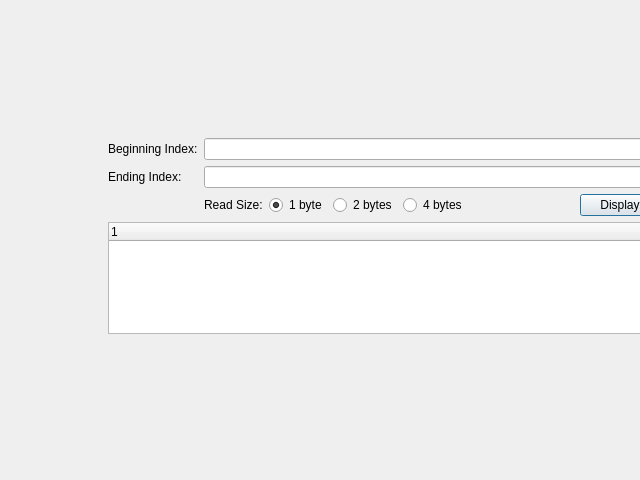
<?xml version="1.0" encoding="UTF-8"?>
<ui version="4.0">
 <class>tools_meminspector</class>
 <widget class="QDialog" name="tools_meminspector">
  <property name="geometry">
   <rect>
    <x>0</x>
    <y>0</y>
    <width>640</width>
    <height>480</height>
   </rect>
  </property>
  <property name="windowTitle">
   <string>Memory Inspector</string>
  </property>
  <widget class="QWidget" name="verticalLayoutWidget">
   <property name="geometry">
    <rect>
     <x>100</x>
     <y>130</y>
     <width>568</width>
     <height>212</height>
    </rect>
   </property>
   <layout class="QVBoxLayout" name="verticalLayoutMemInspect">
    <property name="leftMargin">
     <number>8</number>
    </property>
    <property name="topMargin">
     <number>8</number>
    </property>
    <property name="rightMargin">
     <number>8</number>
    </property>
    <property name="bottomMargin">
     <number>8</number>
    </property>
    <item>
     <layout class="QFormLayout" name="formLayoutIndicies">
      <property name="fieldGrowthPolicy">
       <enum>QFormLayout::AllNonFixedFieldsGrow</enum>
      </property>
      <item row="0" column="1">
       <widget class="QLineEdit" name="lineEdit_BeginIndex"/>
      </item>
      <item row="1" column="0">
       <widget class="QLabel" name="label_EndingIndexLE">
        <property name="text">
         <string>Ending Index:</string>
        </property>
       </widget>
      </item>
      <item row="1" column="1">
       <widget class="QLineEdit" name="lineEdit_EndingIndex"/>
      </item>
      <item row="2" column="1">
       <layout class="QHBoxLayout" name="horizontalLayoutUtil">
        <item>
         <widget class="QLabel" name="label">
          <property name="text">
           <string>Read Size:</string>
          </property>
         </widget>
        </item>
        <item>
         <widget class="QRadioButton" name="radioButton_1B">
          <property name="text">
           <string>1 byte</string>
          </property>
          <property name="checked">
           <bool>true</bool>
          </property>
         </widget>
        </item>
        <item>
         <widget class="QRadioButton" name="radioButton_2B">
          <property name="enabled">
           <bool>true</bool>
          </property>
          <property name="text">
           <string>2 bytes</string>
          </property>
         </widget>
        </item>
        <item>
         <widget class="QRadioButton" name="radioButton_4B">
          <property name="enabled">
           <bool>true</bool>
          </property>
          <property name="text">
           <string>4 bytes</string>
          </property>
         </widget>
        </item>
        <item>
         <spacer name="horizontalSpacer">
          <property name="orientation">
           <enum>Qt::Horizontal</enum>
          </property>
          <property name="sizeHint" stdset="0">
           <size>
            <width>40</width>
            <height>20</height>
           </size>
          </property>
         </spacer>
        </item>
        <item>
         <widget class="QPushButton" name="pushButton_Display">
          <property name="text">
           <string>Display</string>
          </property>
         </widget>
        </item>
       </layout>
      </item>
      <item row="0" column="0">
       <widget class="QLabel" name="label_BeginIndexLE">
        <property name="text">
         <string>Beginning Index:</string>
        </property>
       </widget>
      </item>
     </layout>
    </item>
    <item>
     <widget class="QTreeWidget" name="treeWidget_MemInspect">
      <attribute name="headerVisible">
       <bool>true</bool>
      </attribute>
      <column>
       <property name="text">
        <string notr="true">1</string>
       </property>
      </column>
     </widget>
    </item>
   </layout>
  </widget>
  <zorder>lineEdit_BeginIndex</zorder>
  <zorder>verticalLayoutWidget</zorder>
 </widget>
 <resources/>
 <connections/>
</ui>
